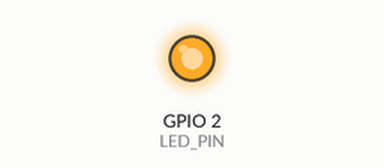
Simulated run of this sketch. Board: ESP32. Parts: output pins drawn as LEDs (lit = HIGH).

Above: at 0.5 s.
At 8.3 s:
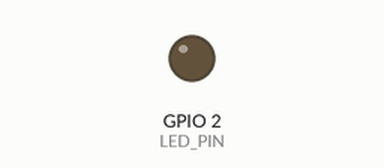
Timing chart, 0 to 12.2 s (numbered marks = the images above):
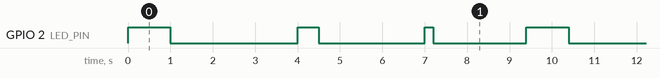

Measured:
- by itself, GPIO 2 (LED_PIN): repeats every 9.4 s: LOW 3.0 s, HIGH 0.50 s, LOW 2.5 s, HIGH 0.20 s, LOW 2.2 s, HIGH 1.0 s
- by itself, everything shown: repeats every 9.4 s, in 6 steps

The sketch:

ESP32_LED.ino
```cpp
#define LED_PIN 2
#define LED_ON HIGH
#define LED_OFF LOW
void led_ctl(int t){
  digitalWrite(LED_PIN, LED_ON);
  delay(t);
  digitalWrite(LED_PIN, LED_OFF);
  delay(t);
}
// put your setup code here, to run once:
void setup() {
  //LED setup
  pinMode(LED_PIN, OUTPUT);
  digitalWrite(LED_PIN, LED_OFF);
}

// put your main code here, to run repeatedly:
void loop() {
  #define LED_DELAY 500
  led_ctl(1000);
  delay(2000);
  led_ctl(500);
  delay(2000);
  led_ctl(200);
  delay(2000);
  #undef LED_DELAY
}
```
